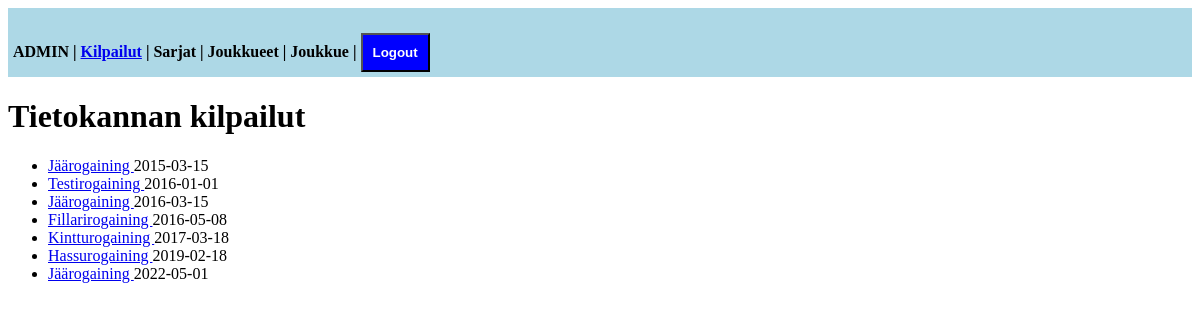
Page /kilpailut (signed in) on the committed database.
### tables this page shows
CREATE TABLE kilpailut (
   kisaid        INTEGER  NOT NULL PRIMARY KEY AUTOINCREMENT, 
   nimi      VARCHAR(128) NOT NULL,
   alkuaika  DATETIME  NOT NULL CHECK( alkuaika < loppuaika),
   loppuaika DATETIME  NOT NULL CHECK( loppuaika > alkuaika),
   kesto     INTEGER  NOT NULL CHECK( kesto > 0 )
);

### vt3.py (the view)
@app.route('/kilpailut',methods=['GET', 'POST'])
@admin_auth
def kilpailut():
    kisaid = request.args.get('kisaid')
    if kisaid:
        if kisaid != session.get('kisaid'):
            session['sarjaid'] = None
            session['joukkueid'] = None
        session['kisaid'] = kisaid
        return redirect(url_for('kilpailu', kisaid=kisaid))
    try:
        yhdistaTietokantaan = yhdista_tietokantaan()
        con, cur = yhdistaTietokantaan
        cur. execute("SELECT kisaid, nimi, DATE(alkuaika) AS alkuaika FROM kilpailut ORDER BY alkuaika ASC")
        kilpailut = cur.fetchall()
        return render_template("adminKilpailut.html", kilpailut=kilpailut, sarjaid=session.get('sarjaid'), joukkueid=session.get('joukkueid'), kisaid=session.get('kisaid'))
    except sqlite3.Error as e:
        return Response(f"Tietokanta ei aukene: {str(e)}", status=500)
    except Exception as e:
        return Response(f"Tapahtui virhe: {str(e)}", status=500)
    finally:
        con.close()

### vt3.py (called while the page is built)
def admin_auth(f):
    @wraps(f)
    def decorated(*args, **kwargs):
        if not 'adminKirjautunut' in session:
            return redirect(url_for('admin'))
        return f(*args, **kwargs)
    return decorated

def yhdista_tietokantaan():
    try:
        con = sqlite3.connect(os.path.abspath('tietokanta.db'))
        con.row_factory = sqlite3.Row
        con.execute("PRAGMA foreign_keys = ON")
        cur = con.cursor()
        return con, cur
    except sqlite3.Error as e:
        return Response(f"Tietokanta ei aukene: {str(e)}", status=500)
    except Exception as e:
        return Response(f"Tapahtui virhe: {str(e)}", status=500)

### templates/adminKilpailut.html (shortened to what this page needs)
<!DOCTYPE html>
<html lang="fi">
<head>
<link rel="stylesheet" href="{{ url_for('static', filename='tyylit.css') }}" type="text/css" />
</head>
<body>
  <div class="ylapalkki">
    <label>ADMIN</label> |
    <a href="{{ url_for('kilpailut') }}">Kilpailut</a> |
    {% if kisaid %}
        <a href="{{ url_for('kilpailu', kisaid=kisaid) }}">Sarjat</a> |
    {% else %}
        <span class="disabled-link">Sarjat</span> |
    {% endif %}
    {% if sarjaid %}
        <a href="{{ url_for('sarja', sarjaid=sarjaid) }}">Joukkueet</a> |
    {% else %}
        <span class="disabled-link">Joukkueet</span> |
    {% endif %}
    {% if joukkueid %}
        <a href="{{ url_for('joukkue', joukkueid=joukkueid) }}">Joukkue</a> |
    {% else %}
        <span class="disabled-link">Joukkue</span> |
    {% endif %}
    <form action="{{ url_for('logout') }}" method="POST" style="display:inline;">
      <button type="submit">Logout</button>
    </form>
  </div>
  <h1>Tietokannan kilpailut</h1>
  <div class="kilpailut">
      <ul class="sarjat">
          {% for kilpailu in kilpailut %}
              <li value="{{ kilpailu['kisaid'] }} ">
                  <a href="{{ url_for('kilpailut', kisaid=kilpailu['kisaid']) }}">
                      {{ kilpailu['nimi'] }}
                  </a>
                  {{ kilpailu['alkuaika'] }}
              </li>
          {% endfor %}
      </ul>
  </div>
</body>

### static/tyylit.css (style rules this page uses)
.ylapalkki { background-color: lightblue; font-weight: bold; padding: 5px; }
button { margin-top: 20px; padding: 10px; background-color: blue; color: white; font-weight: bold; }
label { font-weight: bold; margin: 0; }

### rows in the picture
kilpailut: {{ kilpailu['kisaid'] }} 965416 (drawn), nimi "Jäärogaining", alkuaika "2015-03-15"
kilpailut: {{ kilpailu['kisaid'] }} 5 (drawn), nimi "Testirogaining", alkuaika "2016-01-01"
kilpailut: {{ kilpailu['kisaid'] }} 1298 (drawn), nimi "Jäärogaining", alkuaika "2016-03-15"
kilpailut: {{ kilpailu['kisaid'] }} 961496 (drawn), nimi "Fillarirogaining", alkuaika "2016-05-08"
kilpailut: {{ kilpailu['kisaid'] }} 77567 (drawn), nimi "Kintturogaining", alkuaika "2017-03-18"
kilpailut: {{ kilpailu['kisaid'] }} 78232 (drawn), nimi "Hassurogaining", alkuaika "2019-02-18"
kilpailut: {{ kilpailu['kisaid'] }} 1 (drawn), nimi "Jäärogaining", alkuaika "2022-05-01"
